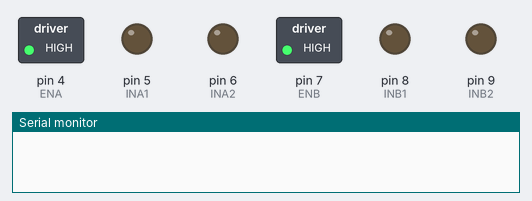
Recording of a sketch running on a simulated Arduino Uno, built with avr-gcc and run on an emulated ATmega328P. On the bench: switched loads named in the sketch (green lamp = pin HIGH), output pins drawn as LEDs (lit = HIGH), the last lines printed to the serial monitor.

Above: at 0.1 s.
At 10.4 s:
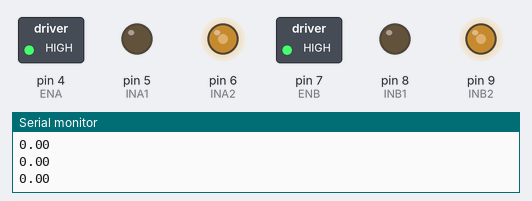
At 20.6 s:
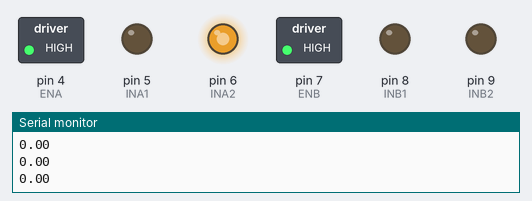
At 22.1 s:
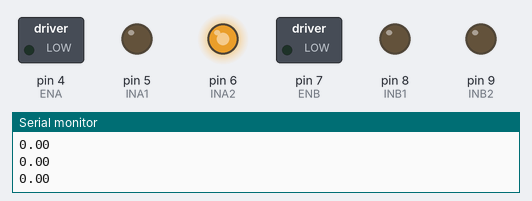
At 29.6 s:
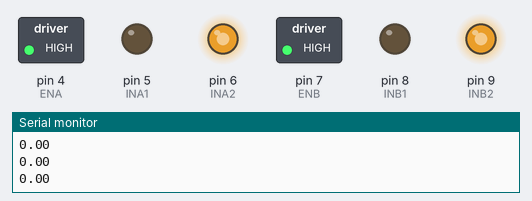
At 37.6 s:
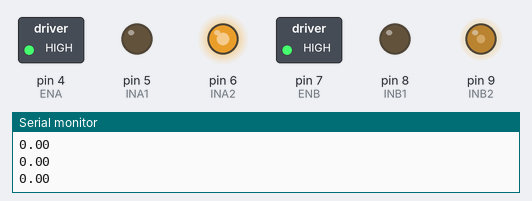
Timing chart, 0 to 40.0 s (numbered marks = the images above):
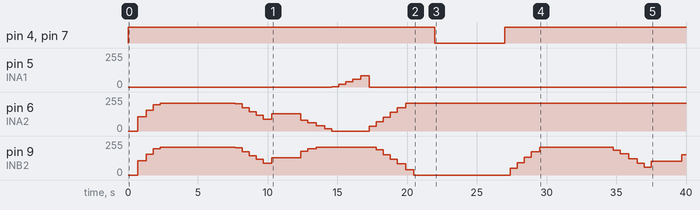

Measured:
- by itself, pin 4 (ENA), pin 7 (ENB): LOW → HIGH at 0.00 s, → LOW 22.0 s later, → HIGH 5.0 s later
- by itself, pin 5 (INA1): rises from 0/255 to 83/255 in 2.1 s, then falls to 0/255 in 0.60 s
- by itself, pin 6 (INA2): 0/255 → 107/255 at 0.70 s, → 157/255 0.60 s later, → 198/255 0.50 s later, → 207/255 0.50 s later, … (21 changes in this stretch)
- by itself, pin 9 (INB2): 0/255 → 107/255 at 0.70 s, → 157/255 0.60 s later, → 198/255 0.50 s later, → 207/255 0.50 s later, … (31 changes in this stretch)

The sketch:

MotorControlTest.ino
```cpp
/*
 * @Author: 尹云可
 * @Date: 2020-11-26 11:35:37
 * @LastEditors: 尹云可
 * @LastEditTime: 2021-01-10 14:57:18
 * @FilePath: \Scripts\MotorControlTest.ino
 * @Description:推方块机器人的主代码
 */

//引用的库
#include <TimerOne.h>
#include <AutoPID.h>

//计数器的值
volatile long counter_valL0 = 0;
volatile long counter_valL1 = 0;
volatile long counter_valR0 = 0;
volatile long counter_valR1 = 0; //该变量用于存储编码器的值，所以用类型修饰符volatile；
//volatile int timeIsrCounter = 0; //用于计量定时中断发生的次数

/**********电机控制IO口**********/
#define ENA 4
#define INA1 5
#define INA2 6
#define ENB 7
#define INB1 8
#define INB2 9
//左轮AB相为3、2口，右轮AB相为19、18口
//20、21为总线口（SCL、SDA）

//电机的两个EN口的状态
bool EN1 = true;
bool EN2 = true;

/***************PID相关************/

double inputSpeedLeft, speedLeft, outputSpeedLeft, inputSpeedRight, speedRight, outputSpeedRight; //轮子的输入速度、设定速度、输出速度

//PID参数

//输出值的上下限。PWM的输入值为0~255，正负号用于区分方向
#define OUTPUT_MIN_L (-6500)
#define OUTPUT_MAX_L 6500
#define OUTPUT_MIN_R (-6500)
#define OUTPUT_MAX_R 6500

//PID的K值，待调
#define KP_L 0.4    //0.3~0.4
#define KI_L 0.4    //1太大
#define KD_L 30
#define KP_R 0.4
#define KI_R 0.4
#define KD_R 30

//左右轮PID对象
AutoPID leftWheelPID(&inputSpeedLeft, &speedLeft, &outputSpeedLeft, OUTPUT_MIN_L, OUTPUT_MAX_L, KP_L, KI_L, KD_L);     //左轮PID对象
AutoPID rightWheelPID(&inputSpeedRight, &speedRight, &outputSpeedRight, OUTPUT_MIN_R, OUTPUT_MAX_R, KP_R, KI_R, KD_R); //右轮PID对象

/**********运动控制相关*********/
//运动状态枚举
enum motionStat
{
     forward,
     back,
     left,
     right,
     stop,
     idle
} motionStatus;

//运动状态定义
#define FORWARD 0
#define BACK 1
#define LEFT 2
#define RIGHT 3
#define STOP 4
#define IDLE 5

//rpm乘以此系数，即为应当输出的PWM值（可用性未知）
const double rpmToPWMFactor = 0.031875;

//左右电机正反转，1为正转，-1为反转，0为未知
volatile int motorDirectionL = 0;
volatile int motorDirectionR = 0;

//Setup函数
void setup()
{
     //delay(2000);
     pinMode(3, INPUT);
     pinMode(2, INPUT); //设置为输入模式，并且3,2号引脚是中断口2,3；用于左轮
     pinMode(19, INPUT);
     pinMode(18, INPUT); //设置为输入模式，并且19,18号引脚是中断口4,5；用于右轮

     pinMode(ENA, OUTPUT);
     pinMode(INA1, OUTPUT);
     pinMode(INA2, OUTPUT);
     pinMode(ENB, OUTPUT);
     pinMode(INB1, OUTPUT);
     pinMode(INB2, OUTPUT); //设置控制两个电机的两个EN口和四个IN口的输出模式。A是左轮，B是右轮

     Serial.begin(115200);                  //初始化波特率为115200
     attachInterrupt(2, counterL0, RISING); //设置编码器A相位上升沿中断
     attachInterrupt(3, counterL1, RISING); //设置编码器B相位上升沿中断
     attachInterrupt(4, counterR0, RISING); //设置编码器A相位上升沿中断
     attachInterrupt(5, counterR1, RISING); //设置编码器B相位上升沿中断

     Timer1.initialize(100000);        // 设置定时器中断时间，单位微秒 ，这里是50毫秒
     Timer1.attachInterrupt(timerIsr); // 打开定时器中断

     interrupts(); //打开外部中断

     //初始化枚举
     motionStatus = idle;

     //PID每500ms计算一次
     leftWheelPID.setTimeStep(500);
     rightWheelPID.setTimeStep(500);
}

//Loop函数
void loop()
{
     motionControl(FORWARD, 6500);
     delay(5000);
     motionControl(BACK, 4500);
     delay(5000);
     motionControl(STOP, 0);
     delay(2000);
     motionControl(LEFT, 3000);
     delay(5000);
     motionControl(RIGHT, 5500);
     delay(5000);
     motionControl(IDLE, 0);
     delay(5000);
}

//外部中断处理函数

/******************************************************************
当B相在上升沿时，若A相为1，则为顺时针旋转；若A相为0，则为逆时针旋转
******************************************************************/

void counterL0() //左轮电机A相上升沿输入
{
     counter_valL0 += 1; //每一个中断加一
}
void counterL1() //左轮电机B相上升沿输入
{
     //此时若A相为1，则为顺时针转动，即正转
     if (digitalRead(3) == 1)
     {
          motorDirectionL = -1;
     }
     else
     {
          motorDirectionL = 1;
     }
     counter_valL1 += motorDirectionL; //每一个中断加一
}

void counterR0() //右轮电机A相上升沿输入
{
     counter_valR0 += 1; //每一个中断加一
}
void counterR1() //右轮电机B相上升沿输入
{
     //此时若A相为1，则为顺时针转动，即反转
     if (digitalRead(19) == 1)
     {
          motorDirectionR = -1;
     }
     else
     {
          motorDirectionR = 1;
     }
     counter_valR1 += motorDirectionR; //每一个中断加一
}

//定时器中断处理函数
void timerIsr()
{
     inputSpeedLeft = 60.0 * (double)counter_valL1 / (11.0 * 0.1); //这里的单位是转每分钟：rpm

     /*Serial.print("左轮当前的速度是：");
     Serial.print(inputSpeedLeft);
     Serial.println("rpm");
     Serial.print("左轮设定的速度是：");
     Serial.print(speedLeft);
     Serial.println("rpm");
     Serial.print("左轮输出的速度是：");
     Serial.print(outputSpeedLeft);
     Serial.println("rpm");*/

     Serial.println(inputSpeedLeft);

     counter_valL0 = 0;
     counter_valL1 = 0; //清空该时间段内的脉冲数

     inputSpeedRight = 60.0 * (double)counter_valR1 / (11.0 * 0.1); //这里的单位是转每分钟：rpm

     /*Serial.print("右轮当前的速度是：");
     Serial.print(inputSpeedRight);
     Serial.println("rpm");
     Serial.print("右轮设定的速度是：");
     Serial.print(speedRight);
     Serial.println("rpm");
     Serial.print("右轮输出的速度是：");
     Serial.print(outputSpeedRight);
     Serial.println("rpm");*/

     //Serial.println(inputSpeedRight);

     counter_valR0 = 0;
     counter_valR1 = 0; //清空该时间段内的脉冲数

     //counter_valL0和counter_valR0检测的是轮子的速率，暂时用不到

     //尝试进行一次PID计算
     motorWrite();

     /*//每执行5次本函数
     timeIsrCounter += 1;
     if (timeIsrCounter >= 5)
     {
          //清空计数
          timeIsrCounter = 0;

          //输出数据
          Serial.print("左轮当前的速度是：");
          Serial.print(inputSpeedLeft);
          Serial.println("rpm");
          Serial.print("左轮设定的速度是：");
          Serial.print(speedLeft);
          Serial.println("rpm");
          Serial.print("左轮输出的速度是：");
          Serial.print(outputSpeedLeft);
          Serial.println("rpm");

          Serial.print("右轮当前的速度是：");
          Serial.print(inputSpeedRight);
          Serial.println("rpm");
          Serial.print("右轮设定的速度是：");
          Serial.print(speedRight);
          Serial.println("rpm");
          Serial.print("右轮输出的速度是：");
          Serial.print(outputSpeedRight);
          Serial.println("rpm");
     }*/
}

//控制电机
void motorWrite()
{
     int _ina1, _ina2, _inb1, _inb2, _ena, _enb;
     double _outputSpeedLeft = outputSpeedLeft * rpmToPWMFactor;
     double _outputSpeedRight = outputSpeedRight * rpmToPWMFactor;
     //计算PID
     leftWheelPID.run();
     rightWheelPID.run();
     //设定电机的IN值
     if (_outputSpeedLeft >= 0.001)
     {
          if (_outputSpeedLeft > 254.999)
          {
               _ina2 = 255;
          }
          else
          {
               _ina2 = (int)_outputSpeedLeft;
          }
          _ina1 = 0;
     }
     else if (_outputSpeedLeft <= -0.001)
     {
          if (_outputSpeedLeft < -254.999)
          {
               _ina1 = 255;
          }
          else
          {
               _ina1 = -(int)_outputSpeedLeft;
          }
          _ina2 = 0;
     }
     else
     {
          _ina1 = 0;
          _ina2 = 0;
     }

     if (_outputSpeedRight >= 0.001)
     {
          if (_outputSpeedRight > 254.999)
          {
               _inb2 = 255;
          }
          else
          {
               _inb2 = (int)_outputSpeedRight;
          }
          _inb1 = 0;
     }
     else if (_outputSpeedRight <= -0.001)
     {
          if (_outputSpeedRight < -254.999)
          {
               _inb1 = 255;
          }
          else
          {
               _inb1 = -(int)_outputSpeedRight;
          }
          _inb2 = 0;
     }
     else
     {
          _inb1 = 0;
          _inb2 = 0;
     }

     //设定电机的EN值
     if (EN1)
     {
          _ena = HIGH;
     }
     else
     {
          _ena = LOW;
     }
     if (EN2)
     {
          _enb = HIGH;
     }
     else
     {
          _enb = LOW;
     }

     //写入值
     digitalWrite(ENA, _ena);
     digitalWrite(ENB, _enb);
     analogWrite(INA1, _ina1);
     analogWrite(INA2, _ina2);
     analogWrite(INB1, _inb1);
     analogWrite(INB2, _inb2);
}

//控制运动
void motionControl(int _motionStatus, double _velocity) //_velocity为想要的实际速度，单位m/s
{
     switch (_motionStatus) //speedLeft和speedRight单位是rpm
     {
     case FORWARD: //以给定速度前进
          motionStatus = forward;
          EN1 = true;
          EN2 = true;
          speedLeft = _velocity;
          speedRight = _velocity;
          break;

     case BACK: //以给定速度后退
          motionStatus = back;
          EN1 = true;
          EN2 = true;
          speedLeft = -_velocity;
          speedRight = -_velocity;
          break;

     case LEFT: //以给定速度左转（运动轨迹不确定）
          motionStatus = left;
          EN1 = true;
          EN2 = true;
          speedLeft = -_velocity;
          speedRight = _velocity;
          break;

     case RIGHT: //以给定速度右转（运动轨迹不确定）
          motionStatus = right;
          EN1 = true;
          EN2 = true;
          speedLeft = _velocity;
          speedRight = -_velocity;
          break;

     case STOP: //原地刹车。准备改成直接刹车，不通过PID
          motionStatus = stop;
          EN1 = true;
          EN2 = true;
          speedLeft = 0.0;
          speedRight = 0.0;
          break;

     case IDLE: //原地自由转动。准备改成直接自由转动，不通过PID
          motionStatus = idle;
          EN1 = false;
          EN2 = false;
          speedLeft = 0.0;
          speedRight = 0.0;
          break;
     }

     //数据写入电机
     motorWrite();
}
```
